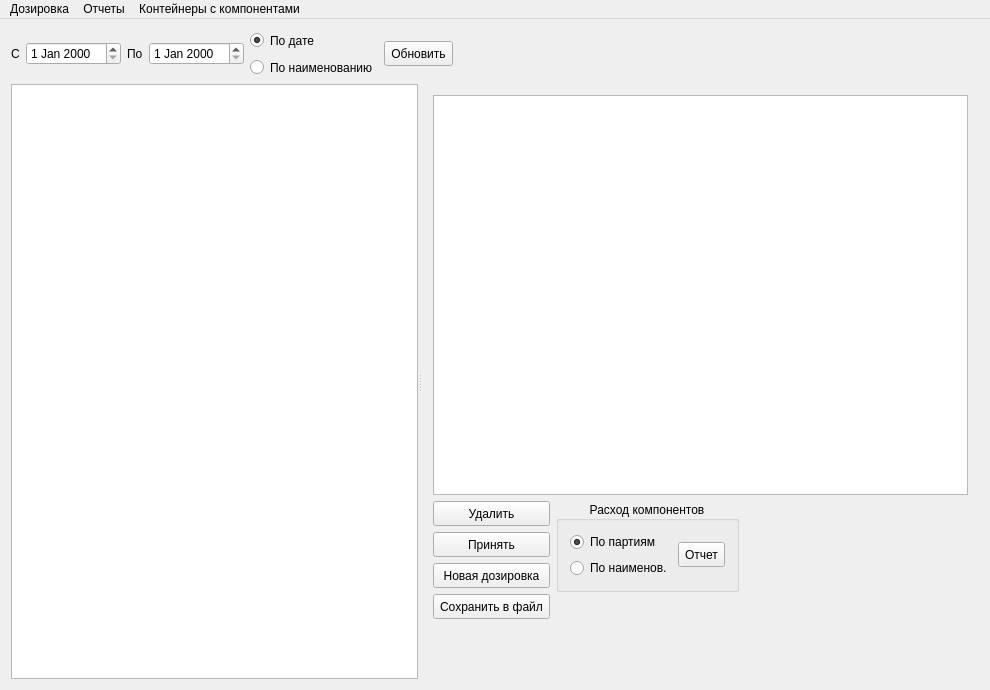
<?xml version="1.0" encoding="UTF-8"?>
<ui version="4.0">
 <class>MainWindow</class>
 <widget class="QMainWindow" name="MainWindow">
  <property name="geometry">
   <rect>
    <x>0</x>
    <y>0</y>
    <width>990</width>
    <height>690</height>
   </rect>
  </property>
  <property name="windowTitle">
   <string>Отчеты по дозировке</string>
  </property>
  <widget class="QWidget" name="centralWidget">
   <layout class="QVBoxLayout" name="verticalLayout_8">
    <item>
     <layout class="QHBoxLayout" name="horizontalLayout">
      <item>
       <widget class="QLabel" name="label">
        <property name="sizePolicy">
         <sizepolicy hsizetype="Preferred" vsizetype="Maximum">
          <horstretch>0</horstretch>
          <verstretch>0</verstretch>
         </sizepolicy>
        </property>
        <property name="text">
         <string>С</string>
        </property>
       </widget>
      </item>
      <item>
       <widget class="DateEdit" name="dateEditBeg">
        <property name="sizePolicy">
         <sizepolicy hsizetype="Minimum" vsizetype="Maximum">
          <horstretch>0</horstretch>
          <verstretch>0</verstretch>
         </sizepolicy>
        </property>
       </widget>
      </item>
      <item>
       <widget class="QLabel" name="label_2">
        <property name="sizePolicy">
         <sizepolicy hsizetype="Preferred" vsizetype="Maximum">
          <horstretch>0</horstretch>
          <verstretch>0</verstretch>
         </sizepolicy>
        </property>
        <property name="text">
         <string>По</string>
        </property>
       </widget>
      </item>
      <item>
       <widget class="DateEdit" name="dateEditEnd">
        <property name="sizePolicy">
         <sizepolicy hsizetype="Minimum" vsizetype="Maximum">
          <horstretch>0</horstretch>
          <verstretch>0</verstretch>
         </sizepolicy>
        </property>
       </widget>
      </item>
      <item>
       <layout class="QVBoxLayout" name="verticalLayout">
        <item>
         <widget class="QRadioButton" name="radioButtonDate">
          <property name="sizePolicy">
           <sizepolicy hsizetype="Minimum" vsizetype="Maximum">
            <horstretch>0</horstretch>
            <verstretch>0</verstretch>
           </sizepolicy>
          </property>
          <property name="minimumSize">
           <size>
            <width>0</width>
            <height>21</height>
           </size>
          </property>
          <property name="text">
           <string>По дате</string>
          </property>
          <property name="checked">
           <bool>true</bool>
          </property>
          <property name="autoExclusive">
           <bool>false</bool>
          </property>
         </widget>
        </item>
        <item>
         <widget class="QRadioButton" name="radioButtonName">
          <property name="minimumSize">
           <size>
            <width>0</width>
            <height>21</height>
           </size>
          </property>
          <property name="text">
           <string>По наименованию</string>
          </property>
          <property name="autoExclusive">
           <bool>false</bool>
          </property>
         </widget>
        </item>
       </layout>
      </item>
      <item>
       <widget class="QToolButton" name="toolButtonUpd">
        <property name="sizePolicy">
         <sizepolicy hsizetype="Minimum" vsizetype="Maximum">
          <horstretch>0</horstretch>
          <verstretch>0</verstretch>
         </sizepolicy>
        </property>
        <property name="minimumSize">
         <size>
          <width>0</width>
          <height>25</height>
         </size>
        </property>
        <property name="text">
         <string>Обновить</string>
        </property>
        <property name="toolButtonStyle">
         <enum>Qt::ToolButtonTextBesideIcon</enum>
        </property>
       </widget>
      </item>
      <item>
       <spacer name="horizontalSpacer">
        <property name="orientation">
         <enum>Qt::Horizontal</enum>
        </property>
        <property name="sizeHint" stdset="0">
         <size>
          <width>40</width>
          <height>20</height>
         </size>
        </property>
       </spacer>
      </item>
     </layout>
    </item>
    <item>
     <widget class="QSplitter" name="splitter">
      <property name="orientation">
       <enum>Qt::Horizontal</enum>
      </property>
      <widget class="DbViewer" name="tableViewDoz">
       <property name="sizePolicy">
        <sizepolicy hsizetype="Expanding" vsizetype="Expanding">
         <horstretch>0</horstretch>
         <verstretch>0</verstretch>
        </sizepolicy>
       </property>
       <property name="selectionMode">
        <enum>QAbstractItemView::SingleSelection</enum>
       </property>
       <property name="selectionBehavior">
        <enum>QAbstractItemView::SelectRows</enum>
       </property>
      </widget>
      <widget class="QWidget" name="layoutWidget">
       <layout class="QVBoxLayout" name="verticalLayout_7">
        <item>
         <widget class="DbViewer" name="tableViewData">
          <property name="sizePolicy">
           <sizepolicy hsizetype="Expanding" vsizetype="Expanding">
            <horstretch>0</horstretch>
            <verstretch>0</verstretch>
           </sizepolicy>
          </property>
          <property name="minimumSize">
           <size>
            <width>0</width>
            <height>400</height>
           </size>
          </property>
         </widget>
        </item>
        <item>
         <layout class="QHBoxLayout" name="horizontalLayout_4">
          <item>
           <layout class="QVBoxLayout" name="verticalLayout_6">
            <item>
             <widget class="QToolButton" name="toolButtonDel">
              <property name="sizePolicy">
               <sizepolicy hsizetype="Minimum" vsizetype="Maximum">
                <horstretch>0</horstretch>
                <verstretch>0</verstretch>
               </sizepolicy>
              </property>
              <property name="minimumSize">
               <size>
                <width>0</width>
                <height>25</height>
               </size>
              </property>
              <property name="text">
               <string>Удалить</string>
              </property>
              <property name="toolButtonStyle">
               <enum>Qt::ToolButtonTextBesideIcon</enum>
              </property>
             </widget>
            </item>
            <item>
             <widget class="QToolButton" name="toolButtonConfirm">
              <property name="sizePolicy">
               <sizepolicy hsizetype="Minimum" vsizetype="Maximum">
                <horstretch>0</horstretch>
                <verstretch>0</verstretch>
               </sizepolicy>
              </property>
              <property name="minimumSize">
               <size>
                <width>0</width>
                <height>25</height>
               </size>
              </property>
              <property name="text">
               <string>Принять</string>
              </property>
              <property name="toolButtonStyle">
               <enum>Qt::ToolButtonTextBesideIcon</enum>
              </property>
             </widget>
            </item>
            <item>
             <widget class="QToolButton" name="toolButtonNew">
              <property name="sizePolicy">
               <sizepolicy hsizetype="Minimum" vsizetype="Maximum">
                <horstretch>0</horstretch>
                <verstretch>0</verstretch>
               </sizepolicy>
              </property>
              <property name="minimumSize">
               <size>
                <width>0</width>
                <height>25</height>
               </size>
              </property>
              <property name="text">
               <string>Новая дозировка</string>
              </property>
              <property name="toolButtonStyle">
               <enum>Qt::ToolButtonTextBesideIcon</enum>
              </property>
             </widget>
            </item>
            <item>
             <widget class="QToolButton" name="toolButtonSave">
              <property name="sizePolicy">
               <sizepolicy hsizetype="Minimum" vsizetype="Maximum">
                <horstretch>0</horstretch>
                <verstretch>0</verstretch>
               </sizepolicy>
              </property>
              <property name="minimumSize">
               <size>
                <width>0</width>
                <height>25</height>
               </size>
              </property>
              <property name="text">
               <string>Сохранить в файл</string>
              </property>
              <property name="toolButtonStyle">
               <enum>Qt::ToolButtonTextBesideIcon</enum>
              </property>
             </widget>
            </item>
            <item>
             <spacer name="verticalSpacer_2">
              <property name="orientation">
               <enum>Qt::Vertical</enum>
              </property>
              <property name="sizeHint" stdset="0">
               <size>
                <width>20</width>
                <height>40</height>
               </size>
              </property>
             </spacer>
            </item>
           </layout>
          </item>
          <item>
           <layout class="QVBoxLayout" name="verticalLayout_5">
            <item>
             <widget class="QGroupBox" name="groupBox">
              <property name="sizePolicy">
               <sizepolicy hsizetype="Preferred" vsizetype="Maximum">
                <horstretch>0</horstretch>
                <verstretch>0</verstretch>
               </sizepolicy>
              </property>
              <property name="title">
               <string>Расход компонентов</string>
              </property>
              <property name="alignment">
               <set>Qt::AlignCenter</set>
              </property>
              <layout class="QVBoxLayout" name="verticalLayout_2">
               <item>
                <layout class="QHBoxLayout" name="horizontalLayout_2">
                 <item>
                  <layout class="QVBoxLayout" name="verticalLayout_3">
                   <item>
                    <widget class="QRadioButton" name="radioButtonPart">
                     <property name="text">
                      <string>По партиям</string>
                     </property>
                     <property name="checked">
                      <bool>true</bool>
                     </property>
                     <property name="autoExclusive">
                      <bool>false</bool>
                     </property>
                    </widget>
                   </item>
                   <item>
                    <widget class="QRadioButton" name="radioButtonComp">
                     <property name="text">
                      <string>По наименов.</string>
                     </property>
                     <property name="autoExclusive">
                      <bool>false</bool>
                     </property>
                    </widget>
                   </item>
                  </layout>
                 </item>
                 <item>
                  <widget class="QToolButton" name="toolButtonReport">
                   <property name="sizePolicy">
                    <sizepolicy hsizetype="Minimum" vsizetype="Maximum">
                     <horstretch>0</horstretch>
                     <verstretch>0</verstretch>
                    </sizepolicy>
                   </property>
                   <property name="minimumSize">
                    <size>
                     <width>0</width>
                     <height>25</height>
                    </size>
                   </property>
                   <property name="text">
                    <string>Отчет</string>
                   </property>
                   <property name="toolButtonStyle">
                    <enum>Qt::ToolButtonTextBesideIcon</enum>
                   </property>
                  </widget>
                 </item>
                </layout>
               </item>
              </layout>
             </widget>
            </item>
            <item>
             <spacer name="verticalSpacer">
              <property name="orientation">
               <enum>Qt::Vertical</enum>
              </property>
              <property name="sizeHint" stdset="0">
               <size>
                <width>20</width>
                <height>40</height>
               </size>
              </property>
             </spacer>
            </item>
           </layout>
          </item>
          <item>
           <spacer name="horizontalSpacer_2">
            <property name="orientation">
             <enum>Qt::Horizontal</enum>
            </property>
            <property name="sizeHint" stdset="0">
             <size>
              <width>23</width>
              <height>159</height>
             </size>
            </property>
           </spacer>
          </item>
         </layout>
        </item>
       </layout>
      </widget>
     </widget>
    </item>
   </layout>
  </widget>
  <widget class="QMenuBar" name="menuBar">
   <property name="geometry">
    <rect>
     <x>0</x>
     <y>0</y>
     <width>990</width>
     <height>24</height>
    </rect>
   </property>
   <widget class="QMenu" name="menu">
    <property name="title">
     <string>Дозировка</string>
    </property>
    <addaction name="actionDel"/>
    <addaction name="actionConfirm"/>
    <addaction name="actionNew"/>
    <addaction name="actionUpdate"/>
    <addaction name="actionRstPart"/>
    <addaction name="actionSave"/>
   </widget>
   <widget class="QMenu" name="menu_2">
    <property name="title">
     <string>Контейнеры с компонентами</string>
    </property>
    <addaction name="actionLoad"/>
    <addaction name="actionHist"/>
    <addaction name="separator"/>
    <addaction name="actionGrp"/>
   </widget>
   <widget class="QMenu" name="menu_3">
    <property name="title">
     <string>Отчеты</string>
    </property>
    <addaction name="actionReport"/>
    <addaction name="actionCube"/>
   </widget>
   <addaction name="menu"/>
   <addaction name="menu_3"/>
   <addaction name="menu_2"/>
  </widget>
  <action name="actionDel">
   <property name="text">
    <string>Удалить</string>
   </property>
   <property name="shortcut">
    <string>F8</string>
   </property>
  </action>
  <action name="actionConfirm">
   <property name="text">
    <string>Принять</string>
   </property>
   <property name="shortcut">
    <string>F4</string>
   </property>
  </action>
  <action name="actionNew">
   <property name="text">
    <string>Новая</string>
   </property>
   <property name="shortcut">
    <string>Ctrl+N</string>
   </property>
  </action>
  <action name="actionReport">
   <property name="text">
    <string>Отчет</string>
   </property>
   <property name="shortcut">
    <string>Ctrl+P</string>
   </property>
  </action>
  <action name="actionLoad">
   <property name="text">
    <string>Засыпать компоненты</string>
   </property>
   <property name="shortcut">
    <string>Ctrl+K</string>
   </property>
  </action>
  <action name="actionUpdate">
   <property name="icon">
    <iconset theme="QStyle::SP_DialogOkButton">
     <normaloff>.</normaloff>.</iconset>
   </property>
   <property name="text">
    <string>Обновить список</string>
   </property>
   <property name="shortcut">
    <string>Ctrl+R</string>
   </property>
  </action>
  <action name="actionCube">
   <property name="text">
    <string>Анализ расхода компонентов</string>
   </property>
   <property name="shortcut">
    <string>Ctrl+A</string>
   </property>
  </action>
  <action name="actionRstPart">
   <property name="text">
    <string>Сбросить флаг ред. партии</string>
   </property>
   <property name="shortcut">
    <string>Ctrl+D</string>
   </property>
  </action>
  <action name="actionHist">
   <property name="text">
    <string>История засыпки</string>
   </property>
   <property name="shortcut">
    <string>Ctrl+H</string>
   </property>
  </action>
  <action name="actionGrp">
   <property name="text">
    <string>Группы электродов для компонентов</string>
   </property>
   <property name="shortcut">
    <string>Ctrl+G</string>
   </property>
  </action>
  <action name="actionSave">
   <property name="text">
    <string>Сохранить в файл</string>
   </property>
   <property name="shortcut">
    <string>Ctrl+S</string>
   </property>
  </action>
 </widget>
 <layoutdefault spacing="6" margin="11"/>
 <customwidgets>
  <customwidget>
   <class>DateEdit</class>
   <extends>QDateEdit</extends>
   <header>db/dbviewer.h</header>
  </customwidget>
  <customwidget>
   <class>DbViewer</class>
   <extends>QTableView</extends>
   <header>db/dbviewer.h</header>
  </customwidget>
 </customwidgets>
 <resources/>
 <connections/>
</ui>
